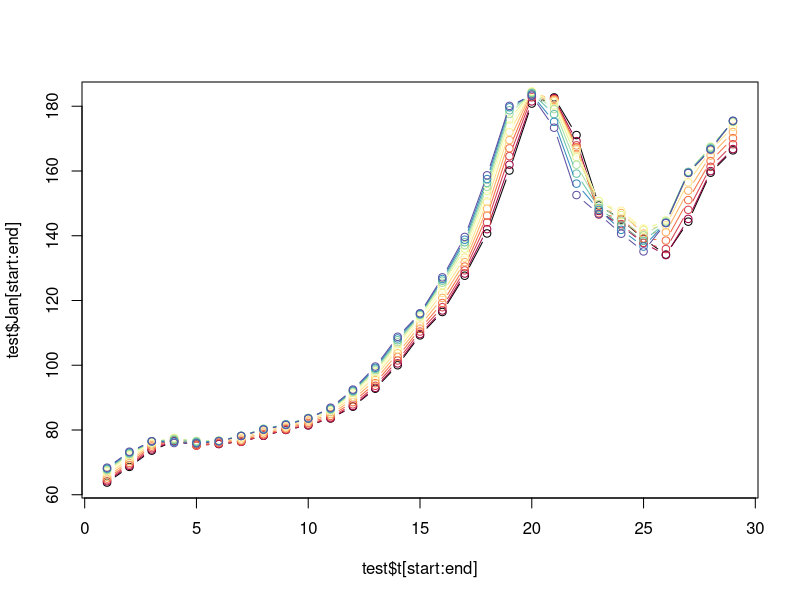
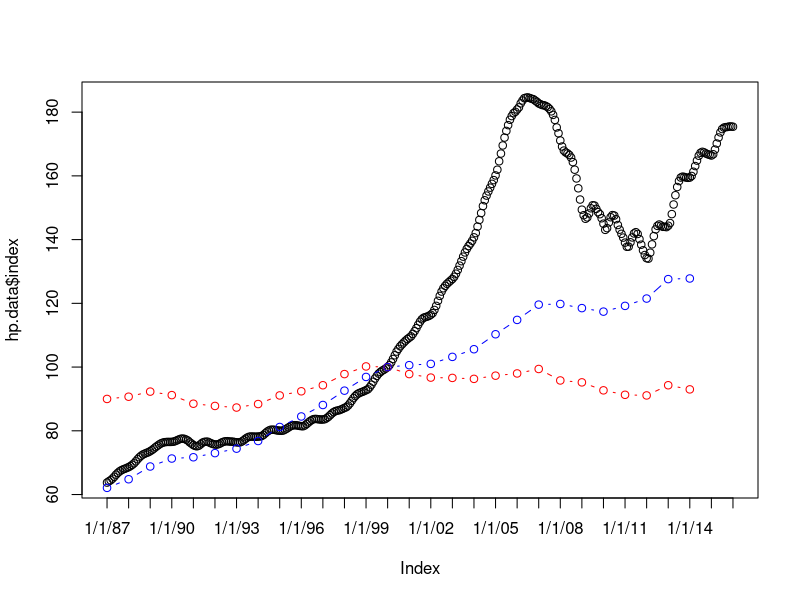
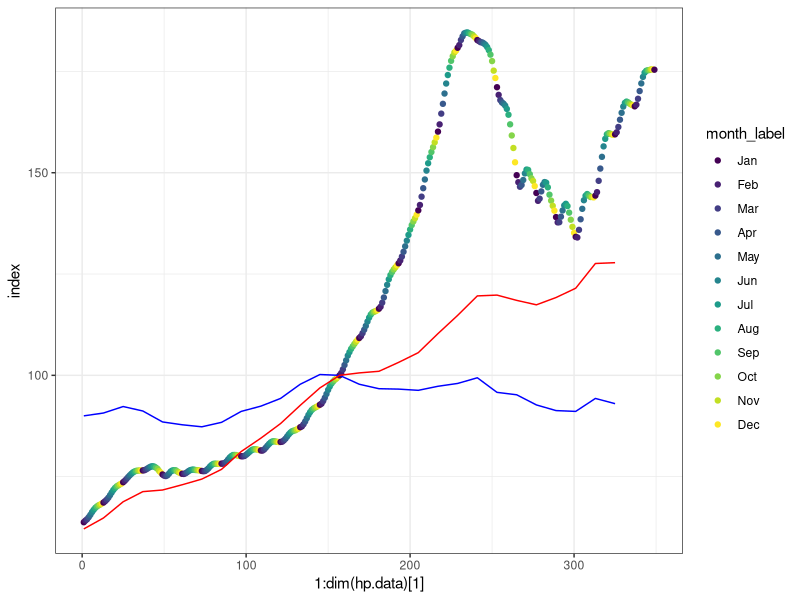
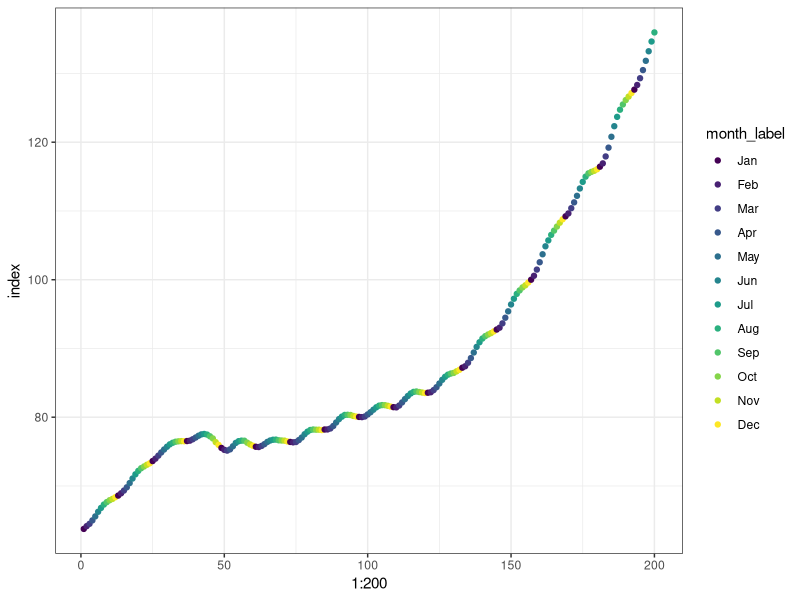
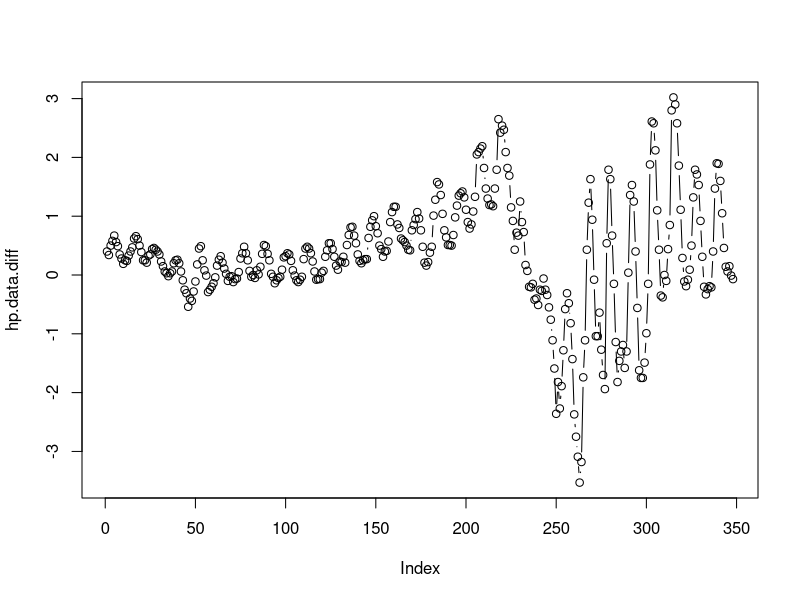
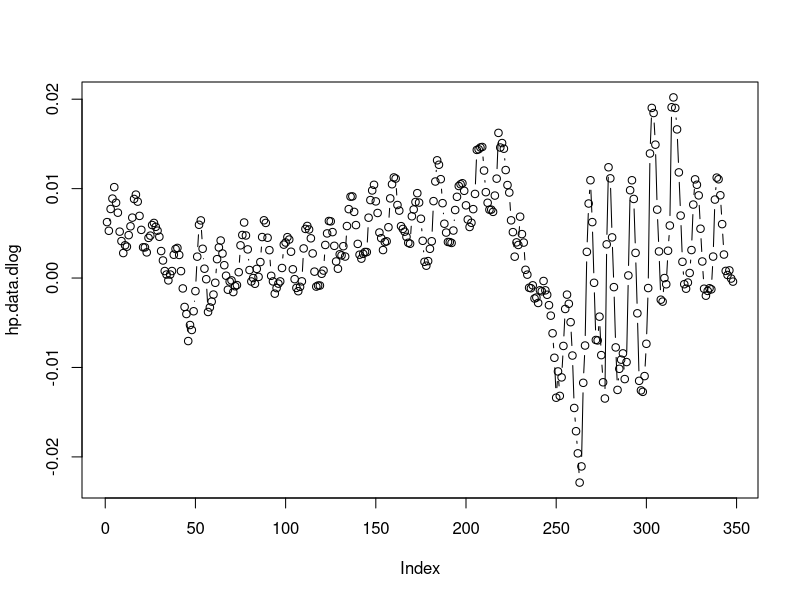
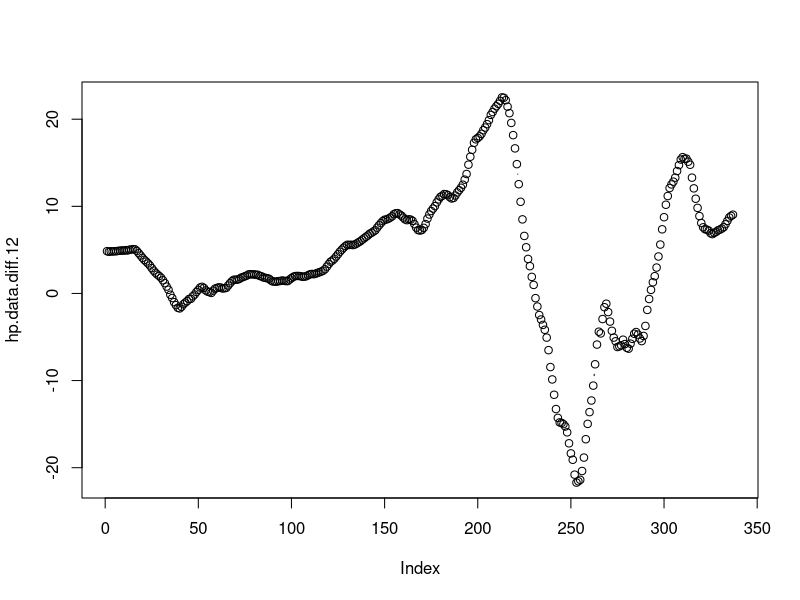
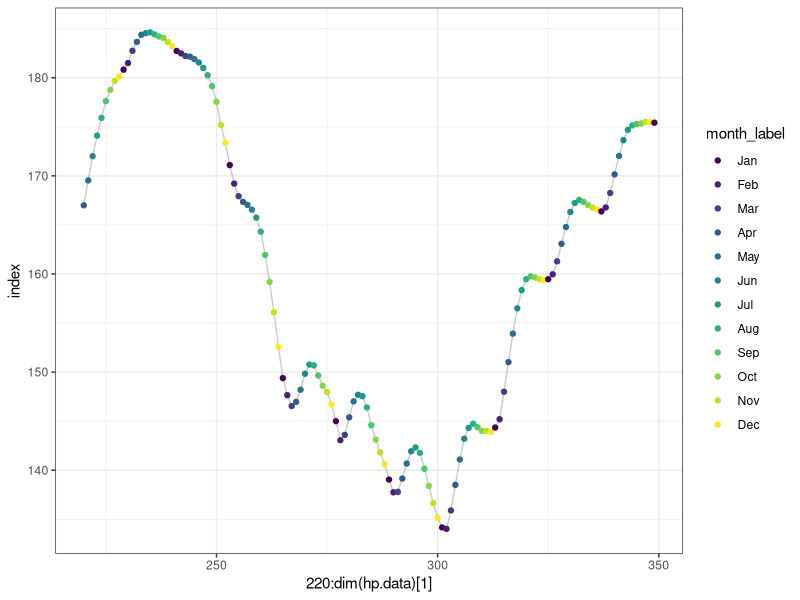

These charts were generated, in order, by the following R code:
##### Supporting Code for Dataset 1 #####
# When did the housing bubble begin?
# When did the bubble burst (reach its peak and begin its precipitous fall)? This might be one point in time or an interval of time.
# Have the effects of the bursting bubble returned us to the levels where one might have expected them to be had there been no bubble, or are we still feeling the effects of the bubble? 
# Had any trends before the bubble began simply continued in an ordinary fashion, without a bubble and its after effects, would housing prices be where they are now? Higher? Lower? 
# Are there continuing effects from the bubble as of January 2016?
# For a person who is currently renting, do you think right now (or January 2016) is a good time to buy a home? Why or why not?


setwd('~/documents/sjsu/265/time-series-project')

hp.data <- read.table('HomePrice.txt', header = TRUE)
### Potential regressors: median household income
med.inc <- read.csv('fred_med_house_inc.csv', sep = ',', header = TRUE)
med.inc <- med.inc[-c(1:3),]

### Adding in months
library(lubridate)
hp.data$month <- month(mdy(hp.data$date))
hp.data$month_label <- month(hp.data$month, label = TRUE)

### Transforming the data
hp.data.diff <- diff(hp.data$index, lag = 1)
hp.data.log <- log(hp.data$index)
hp.data.dlog <- diff(hp.data.log, lag = 1)
hp.data.diff.12 <- diff(hp.data$index, lag = 12, differences = 1)


####### Plotting lines by month (not helpful really)
test <- data.frame(t = seq(1,29))
for (i in 1:12) {
	col.name <- as.character(hp.data$month_label[i])
	if (i == 1) {
		col <- hp.data[hp.data$month == i,2][-30]
	} else {
		col <- hp.data[hp.data$month == i,2]
	}
	test[,paste(col.name)] <- col
}

library(RColorBrewer)
start <- 1
end <- 29
plot(test$t[start:end], test$Jan[start:end], type = "b")
for (i in 3:13) {
	lines(test$t[start:end], test[start:end,i], type = "b", col = brewer.pal(11, "Spectral")[i-2])
}
####### END

### When did the bubble start?
plot(hp.data$index, type = "b", xaxt = "n")
lines(seq(1,325,12), med.inc$real.median, col = "red", type = "b")
lines(seq(1,325,12), med.inc$median, col = "blue", type = "b")
axis(side = 1, at = seq(1,length(hp.data$index), 12), labels = as.character(hp.data$date[seq(1,length(hp.data$index), 12)]) )

library(ggplot2)
ggplot(data = hp.data, aes(x = 1:dim(hp.data)[1], y = index, color = month_label)) +
	geom_point() +
	theme_bw() +
	geom_line(data = med.inc, aes(x = seq(1,325,12), y = real.median), color = "blue") +
	geom_line(data = med.inc, aes(x = seq(1,325,12), y = median), color = "red")

ggplot(data = data.frame(hp.data[1:200,]), aes(x = 1:200, y = index, color = month_label)) +
	geom_point() +
	theme_bw()
# Looks to start August-September 1998

plot(hp.data.diff, type = "b")

plot(hp.data.dlog, type = "b")
identify(hp.data.dlog, type = "b")
# When a upward trend begins
hp.data[c(115,122),]
# When the variance/volatility increases
hp.data[c(129,154,161),]

plot(hp.data.diff.12, type = "b")



#### Is today a good time to buy?
ggplot(data = data.frame(hp.data[220:dim(hp.data)[1],]), aes(x = 220:dim(hp.data)[1], y = index, color = month_label)) +
	geom_line(aes(y = index), color = "black", alpha = 0.2) +
	geom_point() +
	theme_bw()

ggplot(data = data.frame(hp.data[1:200,]), aes(x = 1:200, y = index, color = month_label)) +
	geom_point() +
	theme_bw()
